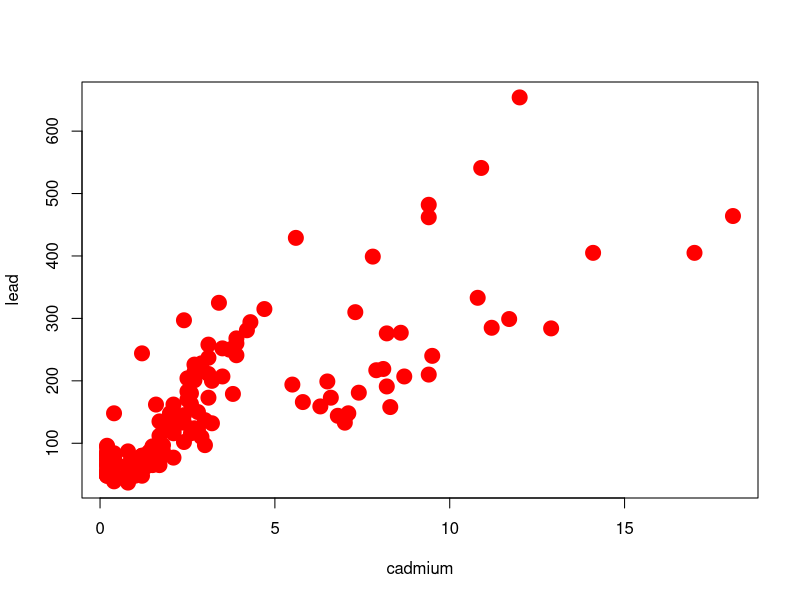
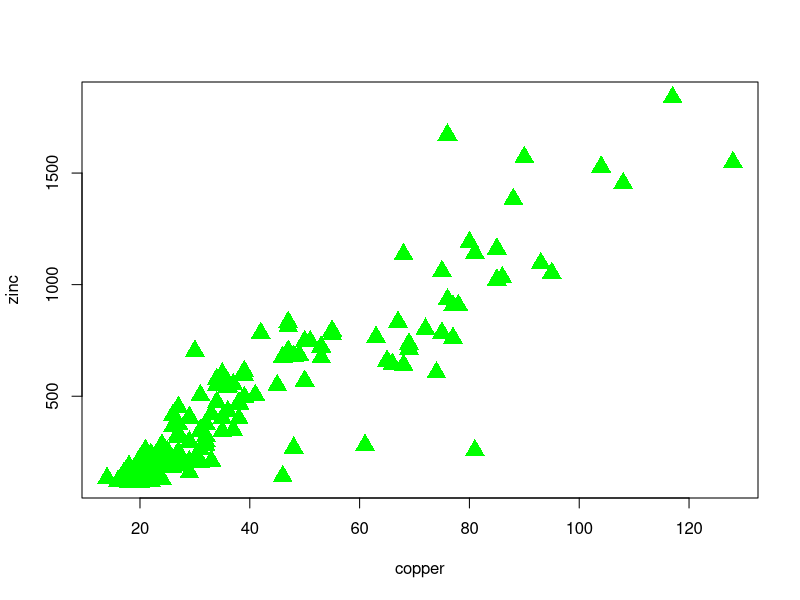
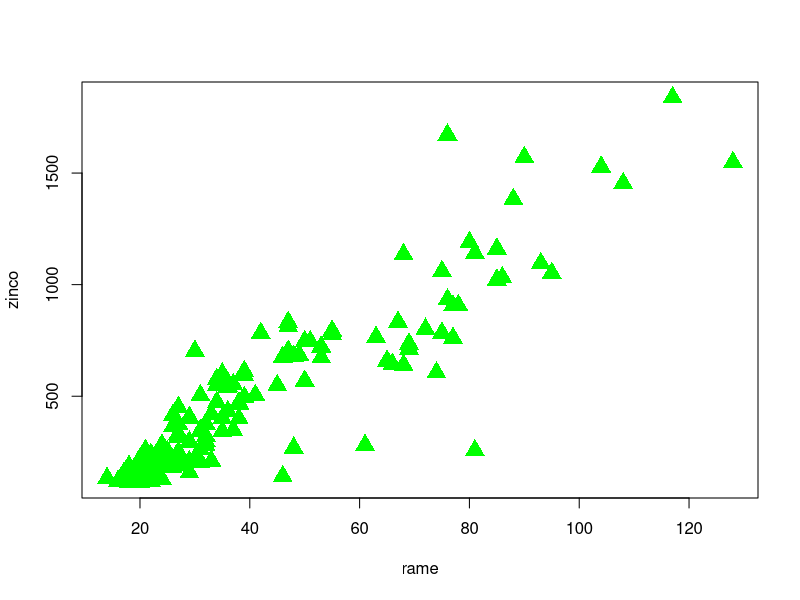
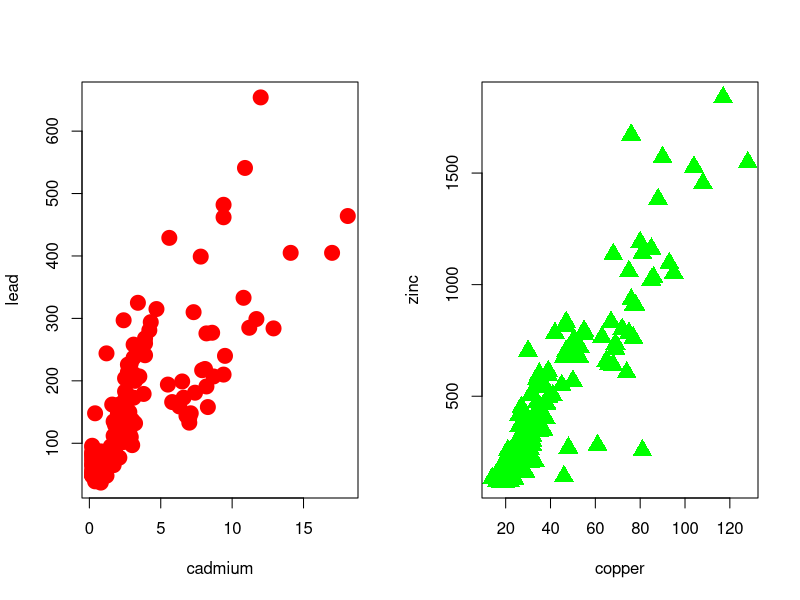
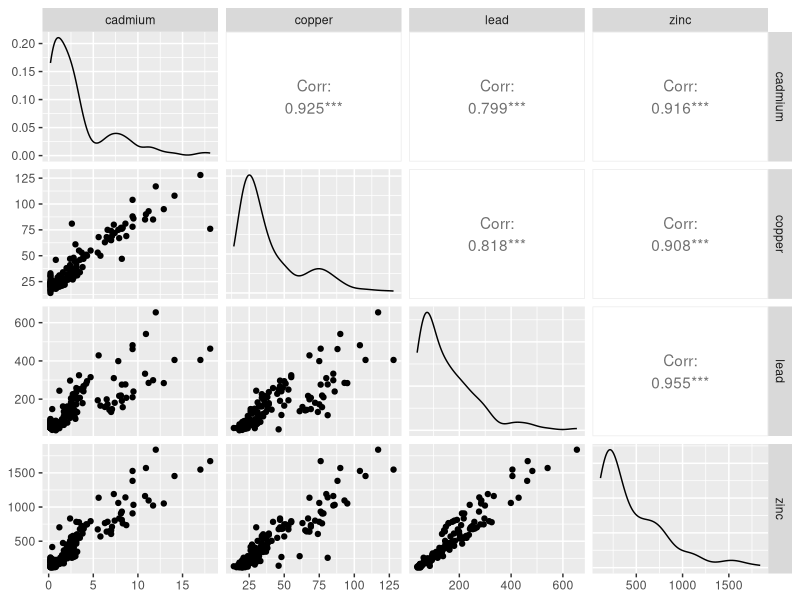
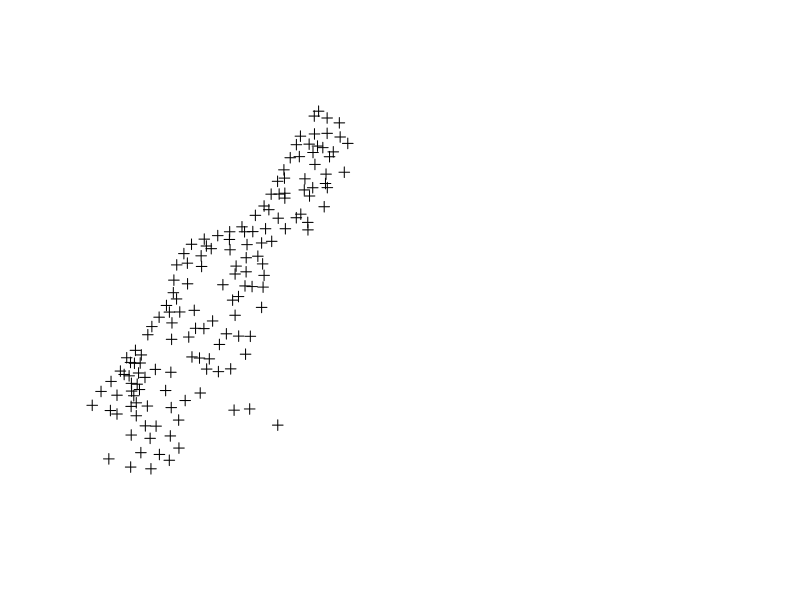
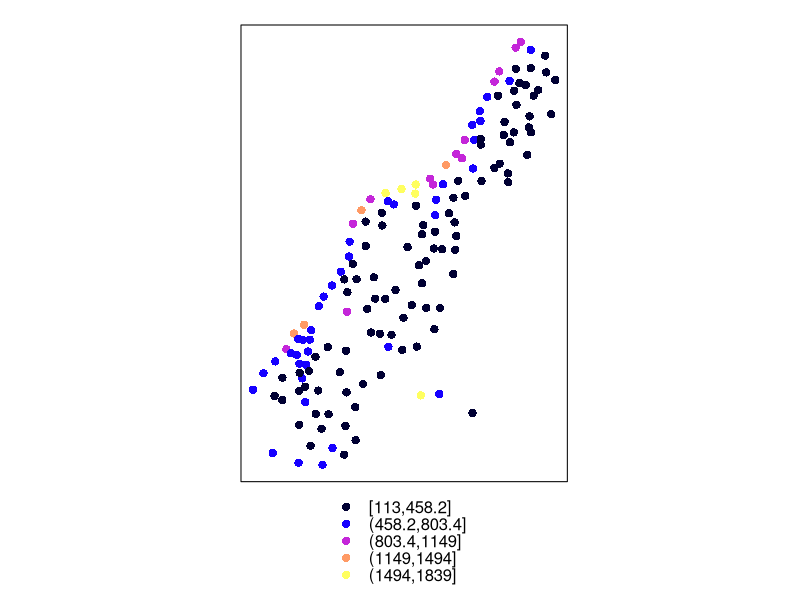

Here is the R script that generated these plots, in order:
# funzioni spaziali - 24.03
library(sp)
data(meuse)
head(meuse)
# incominciamo richiamando la funzione plot tra cadmio e piombo
attach(meuse)     #alleghiamo il dataframe
plot(cadmium,lead,col="red",pch=19,cex=2)
plot(copper,zinc,col="green",pch=17,cex=2)  #plot di rame e zinco usando come simbolo il triangolo e colore verde
plot(copper,zinc,col="green",pch=17,cex=2,xlab="rame", ylab="zinco")
# funzione multiframe o multipanel, cioè per mostrare più grafici insieme, si chiama "par", in questo caso composto da 1 riga e 2 colonne.
par(mfrow=c(1,2))
plot(cadmium,lead,col="red",pch=19,cex=2)
plot(copper,zinc,col="green",pch=17,cex=2)
# ovviamente per utilizzare un multipanel con 2 righe e 1 colonna basta cambiare i numeri dentro la parentsi di c.
install.packages("GGally")
library(GGally)
#richiamiamo la funzione pairs in GGally, ma facendo un sottoinsieme delle analisi che vengono svolte
ggpairs(meuse[,3:6])
# sull'asse diagonale sono presenti le singole variabili e la distribuzione di frequenza dei dati, nel pannello superiore ci sono i valori del coeff. di correlazione.
# la correlazione risulta essere positiva in tutti i casi e anche abbastanza alta, vicino ad 1 tranne nel caso del cadmio. 
# per svolgere delle analisi spaziali occorre per prima cosa far capire ad R che il dataframe contiene anche dei valori di coordinate, x e y. per farlo usiamo una funzione "coordinates" contenuta nel pacchetto sp.
coordinates(meuse)=~x+y
plot(meuse)
spplot(meuse,"zinc") #funzione spplot per plottare i dati distribuiti nello spazio. vediamo che i valori dello zinco riscontrati vanno aumentando verso il meandro (zona gialla) del fiume
